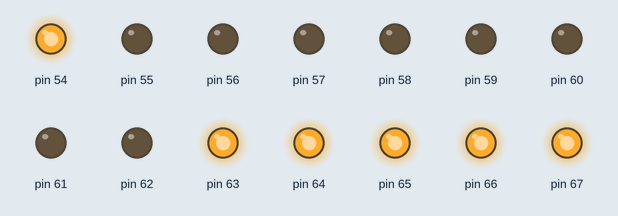
Recording of a sketch running on a simulated Arduino Mega 2560, built with avr-gcc and run on an emulated ATmega2560. On the bench: output pins drawn as LEDs (lit = HIGH).

Above: at 0.04 s.
At 0.64 s:
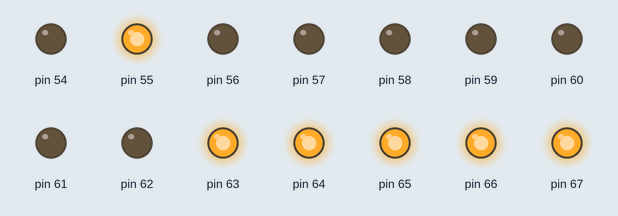
At 1.34 s:
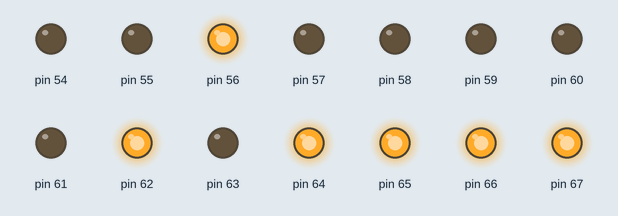
At 2.64 s:
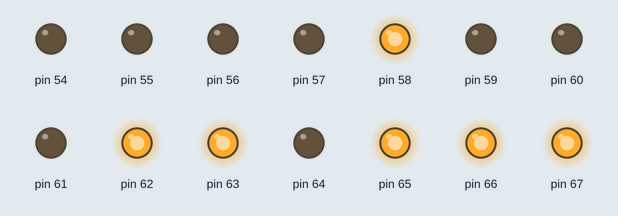
At 3.95 s:
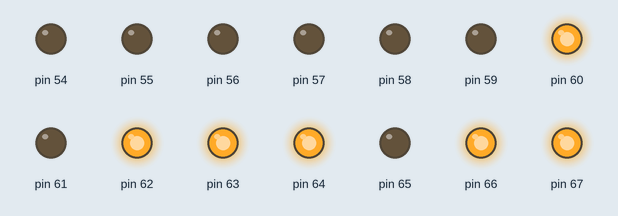
At 5.35 s:
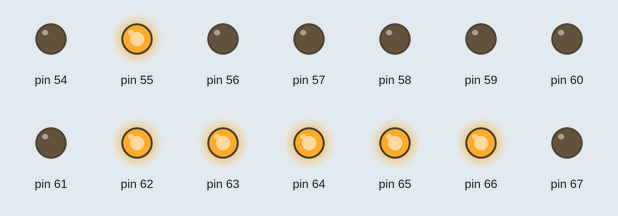
Timing chart, 0 to 5.7 s (numbered marks = the images above):
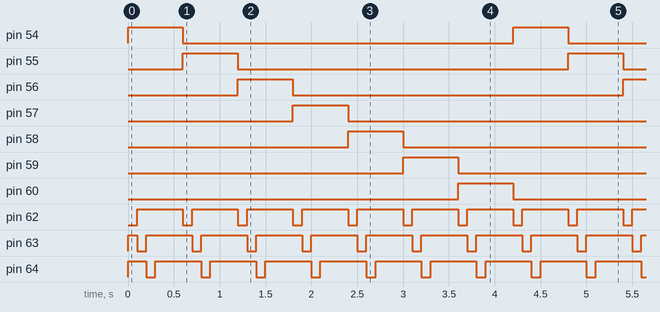

Measured:
- by itself, pin 54–60: alternates HIGH for 0.60 s and LOW for 3.6 s
- by itself, pin 62–67: alternates HIGH for 0.50 s and LOW for 0.10 s
- by itself, everything shown: repeats every 4.2 s, in 42 steps

The sketch:

MatrixShiftTimer.ino
```cpp
/*
 * Prueba para git
 */

#include <avr/io.h>
#include <avr/interrupt.h>
#define COL PORTK
#define FILA PORTF
const int out[7]={1,2,4,8,16,32,64};
volatile int fila=0,col=0;
void setup() {
  DDRF=255;
  PORTF=1;
  DDRK=255;
  PORTK=254;
  Serial.begin(9600);
  cli();                              //deshabilito temporalmente las interrupciones
  TCCR1A=0;                           //limpiamos los registros de control
  TCCR1B=0;                           //del timer 1

  OCR1A=1562;
  TCCR1B|=(1<<WGM12);
  TCCR1B|=(1<<CS10);
  TCCR1B|=(1<<CS12);


  TIMSK1|=(1<<OCIE1A);                  //enciendo el timer1

  sei();                              //activamos las interrupciones

}

void loop() {

}

ISR(TIMER1_COMPA_vect){                 //ISR es la rutina de interrupcion
  COL=~(1<<col);
  FILA=(1<<fila);
  if(col<5)col++;
  else{
    col=0;
    if(fila<6)fila++;
    else fila=0;
  }
}
```
